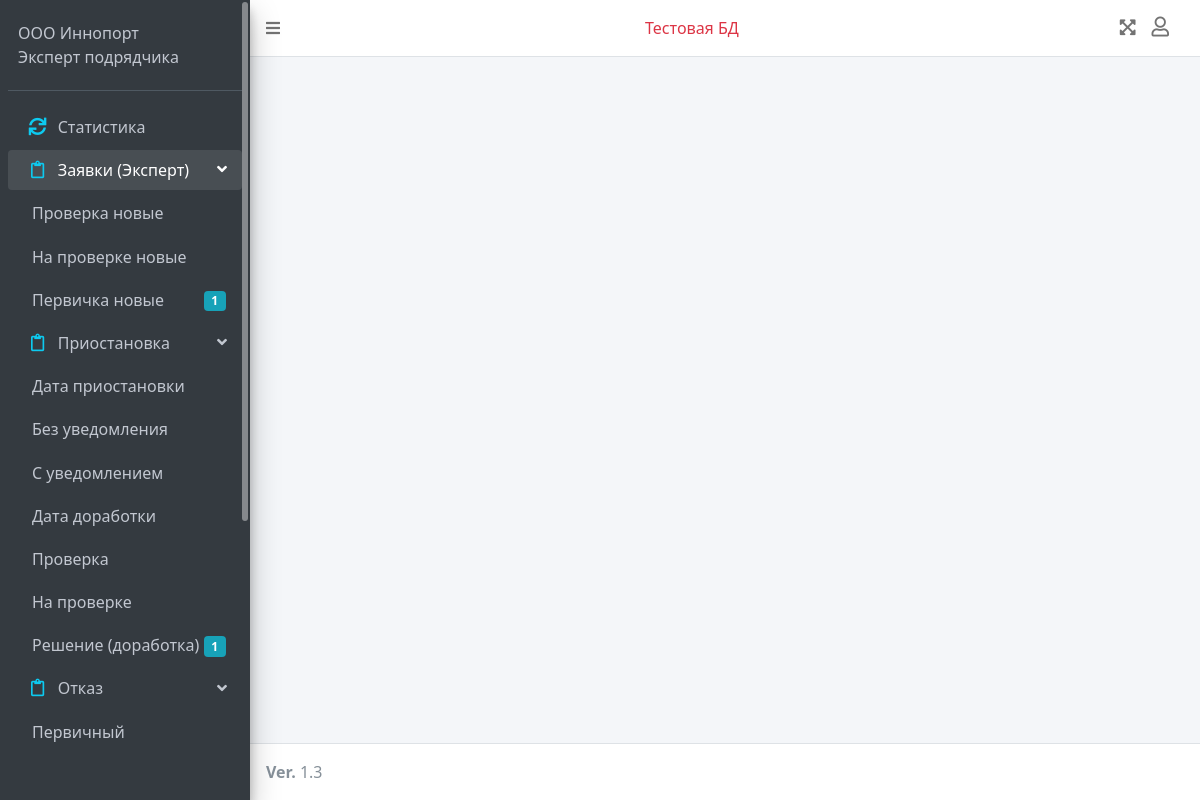
The page /dash/companies_list (signed in) on the database its author committed.
### login/models.py (models this page shows, shortened)
class UserProfile(models.Model):
    user = models.OneToOneField(User, on_delete=models.CASCADE, related_name='user')
    added = models.DateTimeField(auto_now_add=True)
    modified = models.DateTimeField(auto_now=True)
    role = models.ForeignKey(Role, on_delete=models.CASCADE)
    company = models.ForeignKey(Company, on_delete=models.CASCADE)
    tel = models.CharField(max_length=20)
    email_sent_register_notification = models.BooleanField(default=False, verbose_name=u"Отправка уведомления на почту при регистрации")
    common_check_needed = models.BooleanField(default=False, verbose_name=u"Требуется общая проверка")
    check_preliminary_refuse = models.BooleanField(default=False, verbose_name=u"Требуется проверка первичного отказа")
    check_preliminary_ez = models.BooleanField(default=False, verbose_name=u"Требуется проверка первичного ЭЗ")
    check_preliminary_temp_stop = models.BooleanField(default=False, verbose_name=u"Требуется проверка приостановки")
    check_after_temp_stop_refuse = models.BooleanField(default=False, verbose_name=u"Требуется проверка отказа по документам после возобновления")
    check_after_temp_stop_refuse_by_date = models.BooleanField(default=False,
                                                               verbose_name=u"Требуется проверка отказа по сроку после возобновления")
    check_after_temp_stop_ez = models.BooleanField(default=False, verbose_name=u"Требуется проверка ЭЗ после возобновления")
    user_added = models.ForeignKey(User, on_delete=models.CASCADE, related_name='userprofile_created_by', default=None, null=True)

class Role(models.Model):
    name = models.CharField(max_length=20)
    def __str__(self):
        return self.name

### dash/models.py (models this page shows)
class Counters(models.Model):
    user = models.OneToOneField(User, on_delete=models.CASCADE, primary_key=True, default=None)
    new_orders_check_is_needed = models.IntegerField(default=0, null=True)
    check_orders_sent_for_check_preliminary = models.IntegerField(default=0, null=True)
    check_orders_to_check_preliminary = models.IntegerField(default=0, null=True)
    check_orders_checked_preliminary = models.IntegerField(default=0, null=True)
    check_orders_to_check_after_temp_stop = models.IntegerField(default=0, null=True)
    check_orders_checked_after_temp_stop = models.IntegerField(default=0, null=True)
    new_orders = models.IntegerField(default=0, null=True)
    temp_stop_date = models.IntegerField(default=0, null=True)
    temp_stop_without_notification = models.IntegerField(default=0, null=True)
    temp_stop_with_notification = models.IntegerField(default=0, null=True)
    temp_stop_remade_order_date = models.IntegerField(default=0, null=True)
    temp_stop_check = models.IntegerField(default=0, null=True)
    temp_stop_on_check = models.IntegerField(default=0, null=True)
    temp_stop_remade_order_decision = models.IntegerField(default=0, null=True)
    refuse_preliminary = models.IntegerField(default=0, null=True)
    refuse_by_docs = models.IntegerField(default=0, null=True)
    refuse_by_date = models.IntegerField(default=0, null=True)
    ez_doc = models.IntegerField(default=0, null=True)
    ez_pdf = models.IntegerField(default=0, null=True)
    ez_doc_remake = models.IntegerField(default=0, null=True)
    def __str__(self):
        return self.user.first_name + ' ' + self.user.last_name

### dash/views.py (the view)
# urls.py: path('companies_list', views.companies_list, name='companies_list'),
@login_required(redirect_field_name=None, login_url='/')
def companies_list(request):
    context = dash_get_info(request)
    users_profiles = userprofile.objects.all()
    context.update({
        'big_title': 'Компании',
        'title': 'Выберите компанию',
        'counter': get_counter(request.user),
        'users_profiles': users_profiles,
        'roles': Role.objects.all(),
        'companies': Company.objects.all()
    })
    return render(request, 'dash/menu/admin/dash_admin_companies_list.html', context)

### dash/views.py (called while the page is built)
def get_counter(user_obj):
    user_profile = userprofile.objects.get(user=user_obj)
    if user_profile.role.name == 'Статистика (лотки)':
        try:
            counter = CountersLotki.objects.get(user_role_name='Статистика (лотки)')
        except CountersLotki.DoesNotExist:
            counter = None
    else:
        if user_profile.role.name == 'Админ' or user_profile.role.name == 'Суперадмин':
            print('админ')
            try:
                counter = CountersAdmin.objects.get(user_role_name='Админ')
            except CountersAdmin.DoesNotExist:
                counter = None
        else:
            try:
                counter = Counters.objects.get(user=user_obj)
            except Counters.DoesNotExist:
                counter = None
    print(counter)
    return counter

@login_required(redirect_field_name=None, login_url='/')
def dash_get_info(request):
    user_profile = userprofile.objects.get(user=request.user)
    context = {
        'user_profile': user_profile,
        'counter': get_counter(request.user)
    }
    return context

### dash/templates/dash/menu/admin/dash_admin_companies_list.html (shortened to what this page needs)
{%extends 'dash/dash_base.html' %}
{% load static %}

### dash/templates/dash/dash_base.html (shortened to what this page needs)
<!DOCTYPE html>
{% load static %}
<html lang="en">
    <head>
      <link rel="stylesheet" href="https://cdnjs.cloudflare.com/ajax/libs/animate.css/4.1.1/animate.min.css"/>
      <link rel="stylesheet" type="text/css" href="{% static 'dash/css/adminlte_min_css.css' %}">
      <link rel="stylesheet" type="text/css" href="{% static 'dash/plugins/overlayScrollbars/css/OverlayScrollbars_min_css.css' %}">
      <link rel="stylesheet" type="text/css" href="{% static 'dash/plugins/toastr/css/toastr.css' %}">
      <link rel="stylesheet" type="text/css" href="{% static 'dash/css/adminlte_min_css.css' %}">
      <link rel="stylesheet" type="text/css" href="{% static 'dash/css/progress_bar_css.css' %}">
      <link rel="stylesheet" type="text/css" href="{% static 'dash/plugins/datatable/css/jquery_dataTables_min_css.css' %}">
      <link rel="stylesheet" href="//code.jquery.com/ui/1.12.1/themes/base/jquery-ui.css">
      <link rel="stylesheet" href="https://pro.fontawesome.com/releases/v5.10.0/css/all.css"/>
      <link rel="stylesheet" href="https://code.ionicframework.com/ionicons/2.0.1/css/ionicons.min.css">
      <link href="https://cdn.jsdelivr.net/npm/bootstrap@5.0.0-beta1/dist/css/bootstrap.min.css" rel="stylesheet">
      <link href="https://cdn.jsdelivr.net/npm/summernote@0.8.18/dist/summernote.min.css" rel="stylesheet">
      <link rel="stylesheet" type="text/css" href="{% static 'dash/plugins/datetimepicker/css/bootstrap_datetimepicker_min_css.css' %}">
      <link rel="stylesheet" type="text/css" href="{% static 'dash/css/custom_css.css' %}">
    </head>
    <body class="hold-transition sidebar-mini layout-fixed" id="body">
    <div class="wrapper">
      <nav class="main-header navbar navbar-expand navbar-white navbar-light" id="top_nav_bar">
        <ul class="navbar-nav">
          <li class="nav-item">
            <a class="nav-link" data-widget="pushmenu" role="button"><i class="fas fa-bars"></i></a>
          </li>
        </ul>
        <ul class="navbar-nav ml-auto pr-3">
          <li class="nav-item text-danger">Тестовая БД</li>
        </ul>
        <ul class="navbar-nav ml-auto">
          <li class="nav-item">
            <a class="nav-link" data-widget="fullscreen" role="button">
              <i class="fas fa-expand-arrows-alt" style="font-size: 18px;"></i>
            </a>
          </li>
          <li class="nav-item dropdown">
            <a class="nav-link" data-toggle="dropdown" href="" aria-expanded="false">
              <i class="far fa-user top-nav-icons-style"></i>
            </a>
          </li>
        </ul>
      </nav>
      <aside class="main-sidebar sidebar-dark-primary elevation-4">
        <div class="sidebar">
          <div class="user-panel mt-3 pb-3 mb-3 d-flex">
            <div class="info">
              <div style="color: #c2c7d0;">
                <div style="color: #c2c7d0;" id="userLogin">{{ user_profile.user.first_name }} {{ user_profile.user.last_name }}</div>
                <div style="color: #c2c7d0;" id="userRoleName">{{ user_profile.role }}</div>
              </div>
            </div>
          </div>
          <nav class="mt-2">
            <ul class="nav nav-pills nav-sidebar flex-column" data-widget="treeview" role="menu" data-accordion="false">
              <li class="nav-item superadmin admin expert-MBM menu-item menu-link statist statist-boxes" id="nav_satistics">
                <a href="#" class="nav-link">
                  <i class="nav-icon fas fa-sync text-info"></i>
                  <p>Статистика</p>
                </a>
              </li>
            {% if user_profile.role.name == 'Эксперт МБМ' or user_profile.role.name == 'Эксперт подрядчика' %}
              <li class="nav-item expert-MBM menu-item" id="new_orders_ready_to_proceed_list">
                <a href="#" class="nav-link">
                  <i class="nav-icon far fa-clipboard text-info"></i>
                  <p>
                    Заявки (Эксперт)
                    <i class="fas fa-angle-left right"></i>
                  </p>
                </a>
                <ul class="nav nav-treeview">
                  {% if user_profile.common_check_needed %}
                  <li class="nav-item menu-link pl-2 status-for-check" id="nav_new_orders_send_for_check">
                    <a class="nav-link menu-link cursor-pointer">
                      <p>Проверка новые</p>
                    </a>
                  </li>
                  <li class="nav-item menu-link pl-2 status-for-check" id="nav_new_orders_sent_for_preliminary_check">
                    <a class="nav-link menu-link cursor-pointer">
                      <p>На проверке новые</p>
                    </a>
                  </li>
                  {% endif %}
                  <li class="nav-item menu-link pl-2" id="nav_new_orders_list_expert">
                    <a class="nav-link menu-link cursor-pointer">
                      <p>Первичка новые<span class="badge badge-info right bage-new-orders">{% if counter.new_orders == 0 %}{% else %}{{ counter.new_orders }}{% endif %}</span></p>
                    </a>
                  </li>
                  <li class="nav-item expert-MBM menu-item" id="temp_stop_menu">
                    <a href="#" class="nav-link">
                      <i class="nav-icon far fa-clipboard text-info"></i>
                      <p>
                        Приостановка
                        <i class="fas fa-angle-left right"></i>
                      </p>
                    </a>
                    <ul class="nav nav-treeview">
                      <li class="nav-item menu-link pl-2" id="nav_orders_temp_stop_stop_date" data-toggle="tooltip" data-placement="right" title="Фиксация даты приостановки">
                        <a class="nav-link menu-link cursor-pointer">
                          <p>Дата приостановки</p>
                        </a>
                      </li>
                      <li class="nav-item menu-link pl-2" id="nav_orders_temp_stop_no_notification" data-toggle="tooltip" data-placement="right" title="Ожидание отправки уведомления заявителю после приостановки">
                        <a class="nav-link menu-link cursor-pointer">
                          <p>Без уведомления</p>
                        </a>
                      </li>
                    {% if user_profile.role.name == 'Эксперт подрядчика' %}
                      <li class="nav-item menu-link pl-2 status-for-check" id="nav_orders_temp_stop_with_notification_before_remade_date" data-toggle="tooltip" data-placement="right" title="Ожидание получения доработанной заявки от заявителя после приостановки и фиксация даты получения">
                        <a class="nav-link menu-link cursor-pointer">
                          <p>С уведомлением</p>
                        </a>
                      </li>
                    {% endif %}
                      <li class="nav-item menu-link pl-2" id="nav_orders_temp_stop_remadeorder_date" data-toggle="tooltip" data-placement="right" title="Доработанная заявка от заявителя получена. Нобходима фиксация даты ее получения">
                        <a class="nav-link menu-link cursor-pointer">
                          <p>Дата доработки</p>
                        </a>
                      </li>
                    {% if user_profile.common_check_needed  %}
                      <li class="nav-item menu-link pl-2 status-for-check" id="nav_orders_temp_stop_with_notification_check" data-toggle="tooltip" data-placement="right" title="Отправка документов на проверку после возобновления">
                        <a class="nav-link menu-link cursor-pointer">
                          <p>Проверка</p>
                        </a>
                      </li>
                      <li class="nav-item menu-link pl-2 status-for-check" id="nav_orders_temp_stop_with_notification_sent_for_check" data-toggle="tooltip" data-placement="right" title="Отправка документов на проверку после возобновления">
                        <a class="nav-link menu-link cursor-pointer">
                          <p>На проверке</p>
                        </a>
                      </li>
                    {% endif %}
                      <li class="nav-item menu-link pl-2" id="nav_orders_temp_stop_decision" data-toggle="tooltip" data-placement="right" title="Принятие решения по доработанной заявке">
                        <a class="nav-link menu-link cursor-pointer">
                          <p>Решение (доработка)<span class="badge badge-info right bage-orders-temp-stop-decision">{% if counter.temp_stop_remade_order_decision == 0 %}{% else %}{{ counter.temp_stop_remade_order_decision }}{% endif %}</span></p>
                        </a>
                      </li>
                    </ul>
                  </li>
                  <li class="nav-item expert-MBM menu-item" id="refuse_menu">
                    <a href="#" class="nav-link">
                      <i class="nav-icon far fa-clipboard text-info"></i>
                      <p>
                        Отказ
                        <i class="fas fa-angle-left right"></i>
                      </p>
                    </a>
                    <ul class="nav nav-treeview">
                      <li class="nav-item menu-link pl-2" id="nav_refuse_prelimenary" data-toggle="tooltip" data-placement="right" title="Требуется отправка проекта уведомления и отцательного ЭЗ в ДПиИР">
                        <a class="nav-link menu-link cursor-pointer">
                          <p>Первичный</p>
                        </a>
                      </li>
                    </ul>
                  </li>
                </ul>
              </li>
            {% endif %}
            </ul>
          </nav>
        </div>
      </aside>
      <div class="content-wrapper" style="position:relative">
      </div>
      <footer class="main-footer">
        <strong>Ver. </strong>
        1.3
      </footer>
    </div>
    </body>
</html>

### dash/static/dash/css/custom_css.css (style rules this page uses)
.cursor-pointer { cursor: pointer; }
p { margin-bottom: 0rem; }
.top-nav-icons-style { margin-right: 15px; font-size: 20px; }

### rows shown on the page
UserProfile: user.first_name "ООО", user.last_name "Иннопорт", role "Эксперт подрядчика"
Counters: new_orders "1", temp_stop_remade_order_decision "1"
